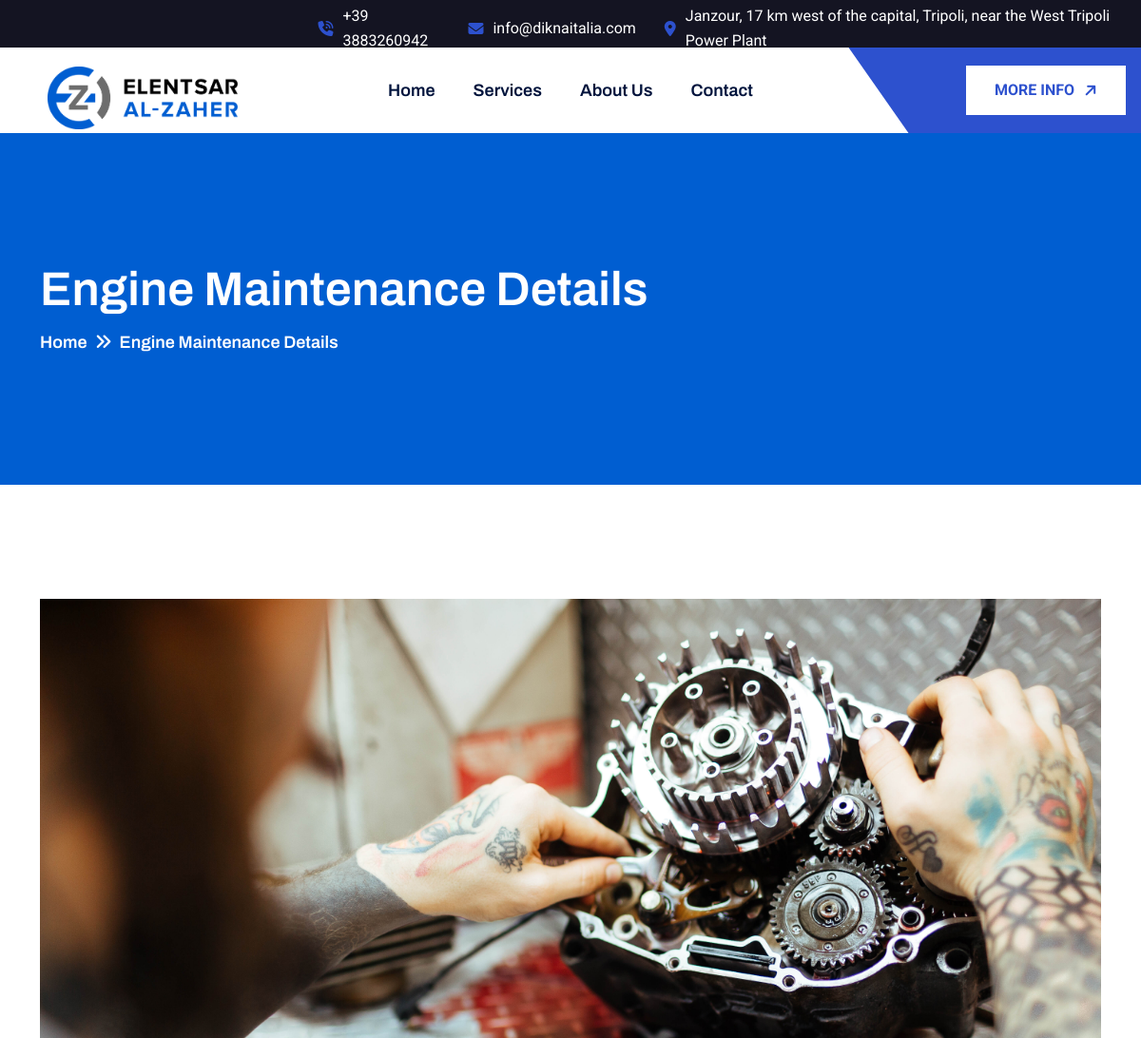
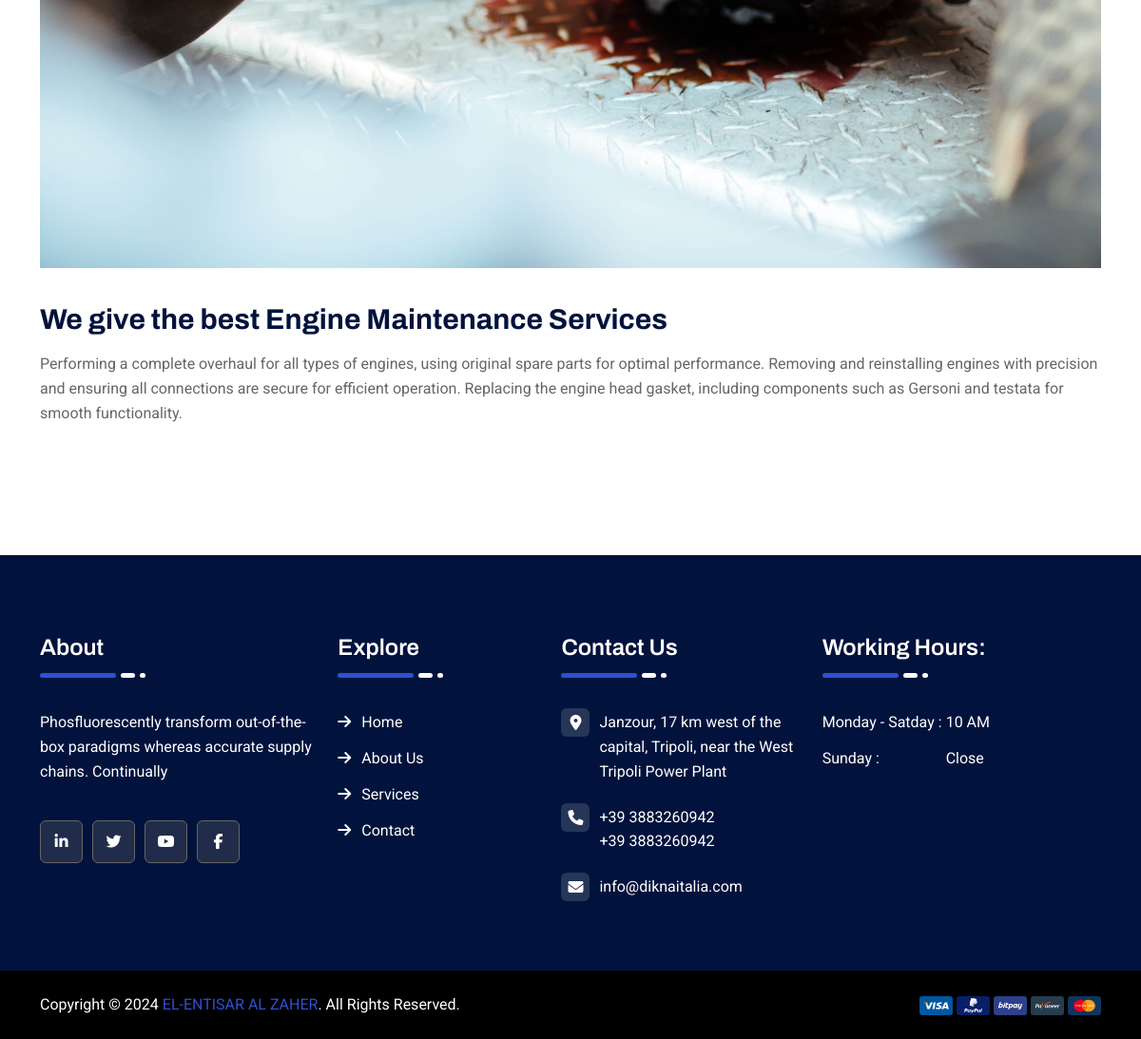
The page /1 on the database its author committed (2 pictures, top to bottom).
### zaher_app/models.py (models this page shows, shortened)
class ContactInfo(models.Model):
    administration_number = models.CharField(max_length=20)
    workshop_number = models.CharField(max_length=20)
    sales_number = models.CharField(max_length=20)
    mail = models.CharField(max_length=50, blank=True, null=True)
    opening_day = models.CharField(max_length=50, blank=True, null=True)
    open_time = models.CharField(max_length=50, blank=True, null=True)
    closing_day = models.CharField(max_length=50, blank=True, null=True)
    class Meta:
        verbose_name_plural = "Contact Info"

class CompanyInfo(models.Model):
    name = models.CharField(max_length=200)
    logo = models.ImageField(upload_to='logo/')
    headquarter_address = models.CharField(max_length=300)
    main_warehouse_address = models.CharField(max_length=300)
    maintenance_center_address = models.CharField(max_length=300)
    class Meta:
        verbose_name_plural = "Company Info"

class Service(models.Model):
    name = models.CharField(max_length=200)
    description = models.TextField(max_length=1000)
    image = models.ImageField(upload_to='service-images/')
    class Meta:
        verbose_name_plural = "Services"

### zaher_app/views.py (the view)
# urls.py: path('<int:id>', views.serviceDetails, name = "serviceDetails"),
def serviceDetails(request, id):
  service_details = Service.objects.get(id=id)
  return render (request, "service-details.html", {
    'service_details' : service_details,
  })

### zaher_app/context_processors.py (called while the page is built)
def company_info(request):
    info = CompanyInfo.objects.first()
    contact = ContactInfo.objects.first()
    return {
        'info': info,
        'contact': contact,
    }

### zaher_app/templates/service-details.html
{% extends 'base.html' %}
{% load static %}
{% block content %}
<section class="cs_page_heading cs_bg_filed cs_center cs_primary_bg" style="background-color: #005ED1;">
  <div class="container">
    <h1 class="cs_white_color cs_semibold cs_white_color cs_mb_10 cs_fs_50">{{service_details.name}} Details</h1>
    <ol class="breadcrumb cs_heading_font">
      <li class="breadcrumb-item"><a href="index.html">Home</a></li>
      <li class="breadcrumb-item active">{{service_details.name}} Details</li>
    </ol>
  </div>
</section>
<section>
  <div class="cs_height_120 cs_height_lg_80"></div>
  <div class="container">
    <div class="row cs_row_gap_30 cs_gap_y_60">
      <div class="col-xl-12 col-lg-12">
        <div class="cs_service_details">
          <img src="{{service_details.image.url}}" alt="Service Banner">
          <h2>We give the best {{service_details.name}} Services</h2>
          <p>{{service_details.description}}</p>
        </div>
      </div>
    </div>
  </div>
  <div class="cs_height_120 cs_height_lg_80"></div>
</section>
{% endblock %}

### templates/base.html (shortened to what this page needs)
{% load static %}
<!DOCTYPE html>
<html class="no-js" lang="en">
<head>
  <link rel="stylesheet" href="{% static 'assets/css/bootstrap.min.css' %}">
  <link rel="stylesheet" href="{% static 'assets/css/fontawesome.min.css' %}">
  <link rel="stylesheet" href="{% static 'assets/css/animate.css' %}">
  <link rel="stylesheet" href="{% static 'assets/css/slick.min.css' %}">
  <link rel="stylesheet" href="{% static 'assets/css/odometer.css' %}">
  <link rel="stylesheet" href="{% static 'assets/css/style.css' %}">
</head>
<body>
  <header class="cs_site_header cs_style_1 cs_type_1 cs_heading_color cs_sticky_header">
    <div class="cs_top_header">
      <div class="container-fluid">
        <div class="cs_top_header_in">
          <div class="cs_top_header_left mt-1">
            <ul class="cs_header_contact_list cs_mp_0">
              <li>
                <i class="fa-solid fa-phone-volume"></i>
                <a href="{{contact.workshop_number}}">{{contact.workshop_number}}</a>
              </li>
              <li>
                <i class="fa-solid fa-envelope"></i>
                <a href="{{contact.mail}}">{{contact.mail}}</a>
              </li>
              <li>
                <i class="fa-solid fa-location-dot"></i>
                <span>{{info.headquarter_address}}</span>
              </li>
            </ul>
          </div>
        </div>
      </div>
    </div>
    <div class="cs_main_header">
      <div class="container-fluid">
        <div class="cs_main_header_in">
          <div class="cs_main_header_left">
            <div class="cs_logo_wrap">
              <a class="cs_site_branding" href="index.html">
                <img src="{{info.logo.url}}" alt="Logo" >
              </a>
            </div>
          </div>
          <div class="cs_main_header_center">
            <div class="cs_nav cs_fs_18 cs_semibold cs_heading_color cs_heading_font">
              <div class="cs_nav_list_wrap">
                <ul class="cs_nav_list">
                  <li class="">
                    <a href="{% url 'index' %}">Home</a>
                  </li>
                  <li class="">
                    <a href="{% url 'service' %}">Services</a>
                  </li>
                  <li class="">
                    <a href="{% url 'about' %}">About Us</a>
                  </li>
                  <li><a href="{% url 'contact' %}">Contact</a></li>
                </ul>
              </div>
            </div>
          </div>
          <div class="cs_main_header_right">
            <a href="{% url 'about' %}" class="cs_btn cs_style_1">
              <span>More Info</span>
              <i class="fa-solid fa-arrow-right"></i>
            </a>
          </div>
        </div>
      </div>
    </div>
  </header>
  <div class="cs_site_header_spacing_140"></div>
  {% block content %}{% endblock %}
  <footer class="cs_footer cs_style_1 cs_bg_filed cs_heading_bg" data-src="assets/img/footer_bg.jpg">
    <div class="cs_main_footer cs_white_color">
      <div class="container">
        <div class="cs_footer_row">
          <div class="cs_footer_col">
            <div class="cs_footer_widget">
              <h2 class="cs_footer_widget_title cs_fs_24 cs_semibold cs_white_color cs_mb_10">About</h2>
              <div class="cs_footer_widget_seperator">
                <span class="cs_accent_bg"></span>
                <span class="cs_white_bg"></span>
                <span class="cs_white_bg"></span>
              </div>
              <div class="cs_text_widget">
                <p>Phosfluorescently transform out-of-the-box paradigms whereas accurate supply chains. Continually</p>
              </div>
              <div class="cs_social_btns cs_style_1">
                <a href="#" class="cs_social_btn cs_center">
                  <i class="fa-brands fa-linkedin-in"></i>
                </a>
                <a href="#" class="cs_social_btn cs_center">
                  <i class="fa-brands fa-twitter"></i>
                </a>
                <a href="#" class="cs_social_btn cs_center">
                  <i class="fa-brands fa-youtube"></i>
                </a>
                <a href="#" class="cs_social_btn cs_center">
                  <i class="fa-brands fa-facebook-f"></i>
                </a>
              </div>
            </div>
          </div>
          <div class="cs_footer_col">
            <div class="cs_footer_widget">
              <h2 class="cs_footer_widget_title cs_fs_24 cs_semibold cs_white_color cs_mb_10">Explore</h2>
              <div class="cs_footer_widget_seperator">
                <span class="cs_accent_bg"></span>
                <span class="cs_white_bg"></span>
                <span class="cs_white_bg"></span>
              </div>
              <ul class="cs_footer_menu">
                <li>
                  <a href="{% url 'index' %}">Home</a>
                </li>
                <li>
                  <a href="{% url 'about' %}">About Us</a>
                </li>
                <li>
                  <a href="{% url 'service' %}">Services</a>
                </li>
                <li>
                  <a href="{% url 'contact' %}">Contact</a>
                </li>
              </ul>
            </div>
          </div>
          <div class="cs_footer_col">
            <div class="cs_footer_widget">
              <h2 class="cs_footer_widget_title cs_fs_24 cs_semibold cs_white_color cs_mb_10">Contact Us</h2>
              <div class="cs_footer_widget_seperator">
                <span class="cs_accent_bg"></span>
                <span class="cs_white_bg"></span>
                <span class="cs_white_bg"></span>
              </div>
              <ul class="cs_footer_contact_list cs_mp_0">
                <li>
                  <i class="fa-solid fa-location-dot cs_center"></i>
                  {{info.headquarter_address}}
                </li>
                <li>
                  <i class="fa-solid fa-phone cs_center"></i>
                  <a href="tel:+(163)-5565-06979">{{contact.workshop_number}}</a> <br>
                  <a href="tel:+(163)-5565-07989">{{contact.sales_number}}</a>
                </li>
                <li>
                  <i class="fa-solid fa-envelope cs_center"></i>
                  <a href="mailto:cripar@gmail.com">{{contact.mail}}</a>
                </li>
              </ul>
            </div>
          </div>
          <div class="cs_footer_col">
            <div class="cs_footer_widget">
              <h2 class="cs_footer_widget_title cs_fs_24 cs_semibold cs_white_color cs_mb_10">Working Hours:</h2>
              <div class="cs_footer_widget_seperator">
                <span class="cs_accent_bg"></span>
                <span class="cs_white_bg"></span>
                <span class="cs_white_bg"></span>
              </div>
              <ul class="cs_working_hours">
                <li>
                  <span>{{contact.opening_day}} :</span>
                  <span>{{contact.open_time}}</span>
                </li>
                <li>
                  <span>{{contact.closing_day}} :</span>
                  <span>Close</span>
                </li>
              </ul>
            </div>
          </div>
        </div>
      </div>
    </div>
    <div class="cs_footer_bottom cs_white_color">
      <div class="container">
        <div class="cs_footer_bottom_in">
          <div class="cs_footer_copyright">
            Copyright © 2024 <a href="#">EL-ENTISAR AL ZAHER</a>. All Rights Reserved.
          </div>
          <div>
            <img src="assets/img/payment_card.svg" alt="">
          </div>
        </div>
      </div>
    </div>
  </footer>
  {% load static %}
</body>
</html>

### rows shown on the page
ContactInfo: workshop_number "+39 3883260942", mail "info@diknaitalia.com", sales_number "+39 3883260942", opening_day "Monday - Satday", open_time "10 AM", closing_day "Sunday"
CompanyInfo: headquarter_address "Janzour, 17 km west of the capital, Tripoli, near the West Tripoli Power Plant", logo (picture)
Service: name "Engine Maintenance", image (picture), description "Performing a complete overhaul for all types of engines, using original spare parts for optimal performance. Removing and reinstalling engines with precision and ensuring all connections are secure for efficient operation. Replacing the engine head gasket, including components such as Gersoni and testata for smooth functionality."
